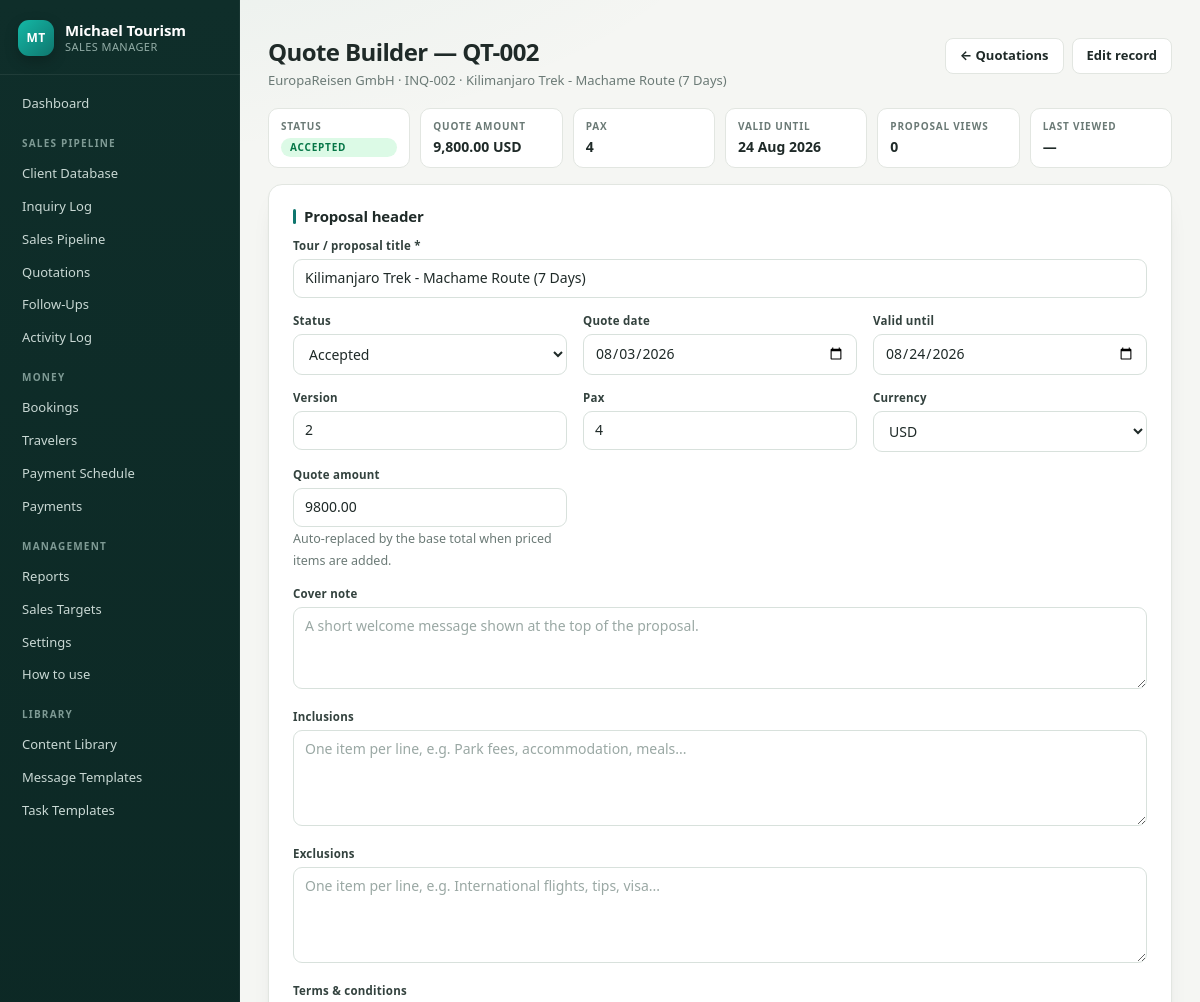
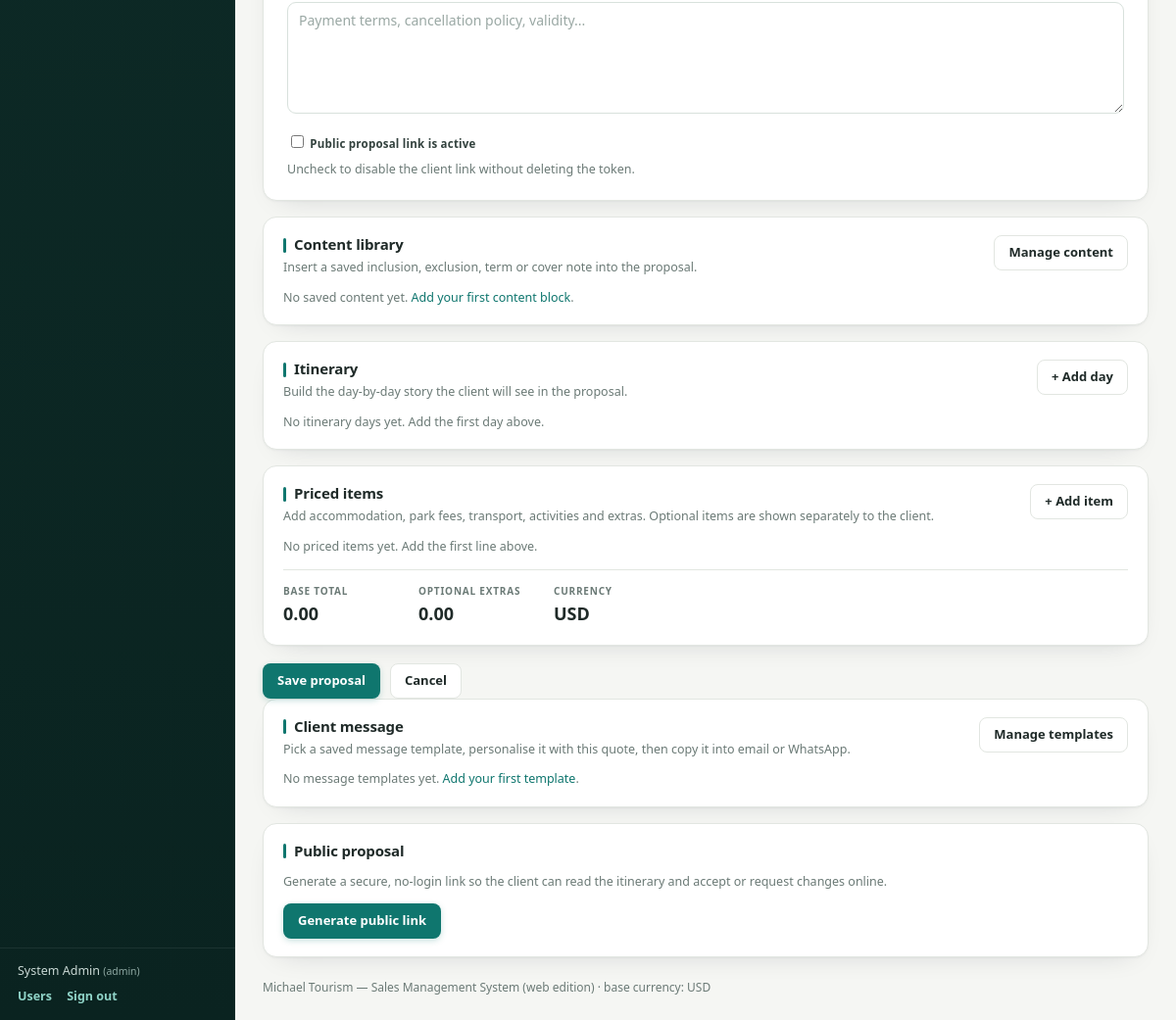
Screenshot of /index.php?page=quote_builder&id=2 (signed in) with the database file from the repository (2 pictures, top to bottom).
### tables this page shows
CREATE TABLE IF NOT EXISTS `users` (
  `id`            INT AUTO_INCREMENT PRIMARY KEY,
  `name`          VARCHAR(100) NOT NULL,
  `email`         VARCHAR(150) NOT NULL UNIQUE,
  `salt`          VARCHAR(64)  NOT NULL,
  `password_hash` VARCHAR(64)  NOT NULL,
  `role`          ENUM('admin','manager','sales') NOT NULL DEFAULT 'sales',
  `active`        TINYINT(1) NOT NULL DEFAULT 1,
  `created_at`    TIMESTAMP NOT NULL DEFAULT CURRENT_TIMESTAMP
);

CREATE TABLE IF NOT EXISTS `quotations` (
  `id`              INT AUTO_INCREMENT PRIMARY KEY,
  `inquiry_id`      INT NULL,
  `booking_id`      INT NULL,
  `quote_date`      DATE NULL,
  `valid_until`     DATE NULL,
  `tour`            VARCHAR(150) NULL,
  `pax`             INT NULL,
  `amount`          DECIMAL(12,2) NULL,
  `currency`        CHAR(3) DEFAULT 'USD',
  `status`          VARCHAR(20) NULL,
  `prepared_by`     INT NULL,
  `version`         INT DEFAULT 1,
  `notes`           TEXT NULL,
  `public_token`    VARCHAR(64) NULL,
  `public_enabled`  TINYINT(1) NOT NULL DEFAULT 1,
  `cover_note`      TEXT NULL,
  `inclusions`      TEXT NULL,
  `exclusions`      TEXT NULL,
  `terms`           TEXT NULL,
  `client_response` VARCHAR(20) NULL,
  `client_comment`  TEXT NULL,
  `responded_at`    DATETIME NULL,
  KEY `idx_inquiry` (`inquiry_id`), KEY `idx_status` (`status`),
  UNIQUE KEY `uq_public_token` (`public_token`)
);

CREATE TABLE IF NOT EXISTS `clients` (
  `id`             INT AUTO_INCREMENT PRIMARY KEY,
  `name`           VARCHAR(150) NOT NULL,
  `client_type`    VARCHAR(30)  NULL,
  `country`        VARCHAR(80)  NULL,
  `contact_person` VARCHAR(100) NULL,
  `email`          VARCHAR(150) NULL,
  `phone`          VARCHAR(50)  NULL,
  `first_inquiry`  DATE         NULL,
  `owner_id`       INT          NULL,
  `notes`          TEXT         NULL,
  `created_at`     TIMESTAMP NOT NULL DEFAULT CURRENT_TIMESTAMP,
  KEY `idx_name` (`name`)
);

### app/views/quote_builder.php (the view, shortened to what the rows shown need)
<?php
$quoteCode = code_of('QT', (int)$q['id']);
$inqCode   = !empty($q['inquiry_id']) ? code_of('INQ', (int)$q['inquiry_id']) : '';
$cur       = $q['currency'] ?: base_currency();
?>
<div class="topbar">
  <div>
    <h1>Quote Builder — <?= e($quoteCode) ?></h1>
    <div class="hint">
      <?= e($q['client_name'] ?: 'No client') ?><?= $inqCode ? ' · ' . e($inqCode) : '' ?>
      · <?= e($q['tour'] ?: 'Untitled proposal') ?>
    </div>
  </div>
  <div class="tools">
    <a class="btn ghost" href="index.php?page=quotations">← Quotations</a>
    <a class="btn ghost" href="index.php?page=quotations&action=form&id=<?= (int)$q['id'] ?>">Edit record</a>
  </div>
</div>
<div class="builder-summary">
  <div><span>Status</span><b><?= badge((string)($q['status'] ?? 'Draft')) ?></b></div>
  <div><span>Quote amount</span><b><?= number_format((float)$q['amount'], 2) ?> <?= e($cur) ?></b></div>
  <div><span>Pax</span><b><?= (int)$q['pax'] ?: '—' ?></b></div>
  <div><span>Valid until</span><b><?= $q['valid_until'] ? e(date('d M Y', strtotime($q['valid_until']))) : '—' ?></b></div>
  <div><span>Proposal views</span><b><?= (int)$viewCount ?></b></div>
  <div><span>Last viewed</span><b><?= $lastView ? e(date('d M Y H:i', strtotime($lastView))) : '—' ?></b></div>
</div>
<form method="post" action="index.php?page=quote_builder_save">
  <div class="card form">
    <h2>Proposal header</h2>
    <div class="fgrid">
      <div class="field span2">
        <label>Tour / proposal title *</label>
        <input type="text" name="tour" value="<?= e((string)$q['tour']) ?>" required>
      </div>
      <div class="field">
        <label>Status</label>
        <select name="status">
          <?php foreach (crud_options('list:quotation_status') as $o): ?>
            <option value="<?= e($o) ?>" <?= (string)$q['status'] === $o ? 'selected' : '' ?>><?= e($o) ?></option>
          <?php endforeach; ?>
        </select>
      </div>
      <div class="field">
        <label>Quote date</label>
        <input type="date" name="quote_date" value="<?= e((string)($q['quote_date'] ?: date('Y-m-d'))) ?>">
      </div>
      <div class="field">
        <label>Valid until</label>
        <input type="date" name="valid_until" value="<?= e((string)$q['valid_until']) ?>">
      </div>
      <div class="field">
        <label>Version</label>
        <input type="number" name="version" min="1" step="1" value="<?= (int)($q['version'] ?: 1) ?>">
      </div>
      <div class="field">
        <label>Pax</label>
        <input type="number" name="pax" min="0" step="1" value="<?= $q['pax'] !== null ? (int)$q['pax'] : '' ?>">
      </div>
      <div class="field">
        <label>Currency</label>
        <select name="currency">
          <?php foreach (crud_options('currency') as $c): ?>
            <option value="<?= e($c) ?>" <?= (string)$cur === $c ? 'selected' : '' ?>><?= e($c) ?></option>
          <?php endforeach; ?>
        </select>
      </div>
      <div class="field">
        <label>Quote amount</label>
        <input type="number" name="amount" id="quote-amount" step="0.01" value="<?= e((string)$q['amount']) ?>">
        <small class="hint">Auto-replaced by the base total when priced items are added.</small>
      </div>
      <div class="field span2">
        <label>Cover note</label>
        <textarea name="cover_note" rows="3" placeholder="A short welcome message shown at the top of the proposal."><?= e((string)$q['cover_note']) ?></textarea>
      </div>
      <div class="field span2">
        <label>Inclusions</label>
        <textarea name="inclusions" rows="4" placeholder="One item per line, e.g. Park fees, accommodation, meals..."><?= e((string)$q['inclusions']) ?></textarea>
      </div>
      <div class="field span2">
        <label>Exclusions</label>
        <textarea name="exclusions" rows="4" placeholder="One item per line, e.g. International flights, tips, visa..."><?= e((string)$q['exclusions']) ?></textarea>
      </div>
      <div class="field span2">
        <label>Terms &amp; conditions</label>
        <textarea name="terms" rows="5" placeholder="Payment terms, cancellation policy, validity..."><?= e((string)$q['terms']) ?></textarea>
      </div>
      <div class="field span2">
        <label class="chk"><input type="checkbox" name="public_enabled" value="1" <?= !empty($q['public_token']) && (int)($q['public_enabled'] ?? 0) === 1 ? 'checked' : '' ?>> Public proposal link is active</label>
        <small class="hint">Uncheck to disable the client link without deleting the token.</small>
      </div>
    </div>
  </div>
  <div class="card">
    <div class="builder-head">
      <div>
        <h2>Content library</h2>
        <p class="hint">Insert a saved inclusion, exclusion, term or cover note into the proposal.</p>
      </div>
      <a class="btn ghost" href="index.php?page=content_library" target="_blank" rel="noopener">Manage content</a>
    </div>
    <?php if ($contentBlocks): ?>
      <div class="content-insert">
        <select id="content-select">
          <option value="">— choose saved content —</option>
          <?php foreach ($contentBlocks as $c): ?>
            <option value="<?= (int)$c['id'] ?>" data-body="<?= e((string)$c['body']) ?>"><?= e($c['title']) ?><?= $c['category'] ? ' · ' . e($c['category']) : '' ?></option>
          <?php endforeach; ?>
        </select>
        <button type="button" class="btn ghost" data-insert="cover_note">Cover note</button>
        <button type="button" class="btn ghost" data-insert="inclusions">Inclusions</button>
        <button type="button" class="btn ghost" data-insert="exclusions">Exclusions</button>
        <button type="button" class="btn ghost" data-insert="terms">Terms</button>
      </div>
    <?php else: ?>
      <p class="empty-note">No saved content yet. <a href="index.php?page=content_library&action=form">Add your first content block</a>.</p>
    <?php endif; ?>
  </div>
  <div class="card">
    <div class="builder-head">
      <div>
        <h2>Itinerary</h2>
        <p class="hint">Build the day-by-day story the client will see in the proposal.</p>
      </div>
      <button type="button" class="btn ghost" id="add-day">+ Add day</button>
    </div>
    <?php if (!$days): ?><p class="empty-note">No itinerary days yet. Add the first day above.</p><?php endif; ?>
  </div>
  <div class="card">
    <div class="builder-head">
      <div>
        <h2>Priced items</h2>
        <p class="hint">Add accommodation, park fees, transport, activities and extras. Optional items are shown separately to the client.</p>
      </div>
      <button type="button" class="btn ghost" id="add-item">+ Add item</button>
    </div>
    <?php if (!$items): ?><p class="empty-note">No priced items yet. Add the first line above.</p><?php endif; ?>
    <div class="builder-totals">
      <div><span>Base total</span><b id="base-total">0.00</b></div>
      <div><span>Optional extras</span><b id="optional-total">0.00</b></div>
      <div><span>Currency</span><b><?= e($cur) ?></b></div>
    </div>
  </div>
  <div class="formfoot">
    <button class="btn primary" type="submit">Save proposal</button>
    <a class="btn ghost" href="index.php?page=quotations">Cancel</a>
  </div>
</form>
<div class="card">
  <div class="builder-head">
    <div>
      <h2>Client message</h2>
      <p class="hint">Pick a saved message template, personalise it with this quote, then copy it into email or WhatsApp.</p>
    </div>
    <a class="btn ghost" href="index.php?page=message_templates" target="_blank" rel="noopener">Manage templates</a>
  </div>
  <?php if ($messages): ?>
    <div class="content-insert">
      <select id="message-select">
        <option value="">— choose a message template —</option>
        <?php foreach ($messages as $m): ?>
          <option value="<?= (int)$m['id'] ?>"
                  data-subject="<?= e((string)$m['subject']) ?>"
                  data-body="<?= e((string)$m['body']) ?>"><?= e($m['name']) ?><?= $m['channel'] ? ' · ' . e($m['channel']) : '' ?></option>
        <?php endforeach; ?>
      </select>
      <button type="button" class="btn ghost" id="copy-message">Copy message</button>
    </div>
    <textarea id="message-preview" rows="7" readonly placeholder="Choose a template to preview the message here."></textarea>
  <?php else: ?>
    <p class="empty-note">No message templates yet. <a href="index.php?page=message_templates&action=form">Add your first template</a>.</p>
  <?php endif; ?>
</div>
<div class="card">
  <h2>Public proposal</h2>
  <?php if ($publicUrl): ?>
    <p class="hint">Send this link to the client. It works without a login and records each view.</p>
    <div class="sharebox">
      <input type="text" id="public-url" readonly value="<?= e($publicUrl) ?>">
      <button type="button" class="btn ghost" id="copy-public-url">Copy link</button>
      <a class="btn primary" target="_blank" rel="noopener" href="<?= e($publicUrl) ?>">Open proposal</a>
    </div>
    <div class="alerts proposal-stats">
      <div class="alertbox"><b>Total views</b><span><?= (int)$viewCount ?></span></div>
      <div class="alertbox"><b>Last viewed</b><span><?= $lastView ? e(date('d M Y H:i', strtotime($lastView))) : 'Not yet' ?></span></div>
      <div class="alertbox"><b>Link status</b><span><?= (int)($q['public_enabled'] ?? 1) === 1 ? 'Active' : 'Disabled' ?></span></div>
    </div>
    <form method="post" action="index.php?page=quote_reset_link" onsubmit="return confirm('Generate a new link? The old link will stop working.');">
      <?= csrf_field() ?>
      <input type="hidden" name="id" value="<?= (int)$q['id'] ?>">
      <button class="btn ghost" type="submit">Reset public link</button>
    </form>
  <?php else: ?>
    <p class="hint">Generate a secure, no-login link so the client can read the itinerary and accept or request changes online.</p>
    <form method="post" action="index.php?page=quote_share">
      <button class="btn primary" type="submit">Generate public link</button>
    </form>
  <?php endif; ?>
</div>

### app/helpers.php (shortened to what the rows shown need)
<?php
function e(?string $s): string
{
    return htmlspecialchars((string)$s, ENT_QUOTES, 'UTF-8');
}
function code_of(string $prefix, $id): string
{
    return $id === null ? '' : $prefix . '-' . str_pad((string)(int)$id, 3, '0', STR_PAD_LEFT);
}
function base_currency(): string
{
    return strtoupper(Env::get('BASE_CURRENCY', 'USD'));
}
function badge(string $status): string
{
    $s = trim((string)$status);
    $map = [
        'Completed' => 'ok', 'Accepted' => 'ok', 'Paid' => 'ok', 'Active' => 'ok',
        'Confirmed' => 'ok', 'Won' => 'ok', 'Yes' => 'ok',
        'Scheduled' => 'info', 'Sent' => 'info', 'Prospect' => 'info', 'Partially Paid' => 'info',
        'Qualified' => 'info', 'In Progress' => 'info', 'Revised' => 'info', 'Refunded' => 'info',
        'Tentative' => 'warn', 'Pending' => 'warn', 'Unpaid' => 'warn', 'Overdue' => 'bad',
        'Partially Converted' => 'warn', 'Quote Sent' => 'warn', 'Dormant' => 'warn',
        'Lost' => 'bad', 'Cancelled' => 'bad', 'Declined' => 'bad', 'Expired' => 'bad', 'Rejected' => 'bad',
        'Inactive' => 'dim', 'No' => 'dim', 'Draft' => 'dim', 'Open' => 'info',
    ];
    $cls = $map[$s] ?? 'dim';
    return '<span class="bdg ' . $cls . '">' . e($s) . '</span>';
}

### app/views/layout.php (shortened to what the rows shown need)
?><!DOCTYPE html>
<html lang="en">
<head>
<link rel="stylesheet" href="assets/style.css">
</head>
<body class="<?= !empty($bare) ? 'bare' : '' ?>">
<?php if (!empty($bare)): ?>
  <?= $content ?>
<?php else: ?>
<div class="shell">
  <aside class="side">
    <div class="brand">
      <span class="mark">MT</span>
      <div class="brandtext"><b>Michael Tourism</b><span>Sales Manager</span></div>
    </div>
    <nav>
      <a href="index.php?page=dashboard" <?= ($page ?? '') === 'dashboard' ? 'class="on"' : '' ?>>Dashboard</a>
      <?php
        $groups = [
          'Sales Pipeline' => [
            ['clients',      'Client Database'],
            ['inquiries',    'Inquiry Log'],
            ['pipeline',     'Sales Pipeline'],
            ['quotations',   'Quotations'],
            ['followups',    'Follow-Ups'],
            ['activities',   'Activity Log'],
          ],
          'Money' => [
            ['bookings',     'Bookings'],
            ['travelers',    'Travelers'],
            ['schedule',     'Payment Schedule'],
            ['payments',     'Payments'],
          ],
          'Management' => [
            ['reports',      'Reports'],
            ['targets',      'Sales Targets'],
            ['settings',     'Settings'],
            ['help',         'How to use'],
          ],
          'Library' => [
            ['content_library',   'Content Library'],
            ['message_templates', 'Message Templates'],
            ['task_templates',    'Task Templates'],
          ],
        ];
        foreach ($groups as $label => $items): ?>
          <div class="navgrp"><?= e($label) ?></div>
          <?php foreach ($items as [$p, $txt]): ?>
            <a href="index.php?page=<?= $p ?>" <?= ($page ?? '') === $p ? 'class="on"' : '' ?>><?= e($txt) ?></a>
          <?php endforeach; ?>
        <?php endforeach; ?>
    </nav>
    <div class="me">
      <div><?= e($user['name'] ?? '') ?> <small>(<?= e($user['role'] ?? '') ?>)</small></div>
      <a href="index.php?page=users">Users</a>
      <a href="index.php?page=logout">Sign out</a>
    </div>
  </aside>
  <main class="main">
    <?= $content ?>
    <footer class="foot">Michael Tourism — Sales Management System (web edition) · base currency: <?= e($base_cur) ?></footer>
  </main>
</div>
<?php endif; ?>
</body>
</html>

### rows the page displays
users: name "System Admin", role "admin"
quotations: id "QT-002", clients.name "EuropaReisen GmbH", inquiry "INQ-002", tour "Kilimanjaro Trek - Machame Route (7 Days)", status "ACCEPTED", amount "9,800.00", currency "USD", pax "4", valid_until "24 Aug 2026", quote_date "08/03/2026", valid_until "08/24/2026", version "2", amount "9800.00"

### other values shown
$label "SALES PIPELINE"
$txt "Client Database"
$txt "Inquiry Log"
$txt "Sales Pipeline"
$txt "Quotations"
$txt "Follow-Ups"
$txt "Activity Log"
$label "MONEY"
$txt "Bookings"
$txt "Travelers"
$txt "Payment Schedule"
$txt "Payments"
$label "MANAGEMENT"
$txt "Reports"
$txt "Sales Targets"
